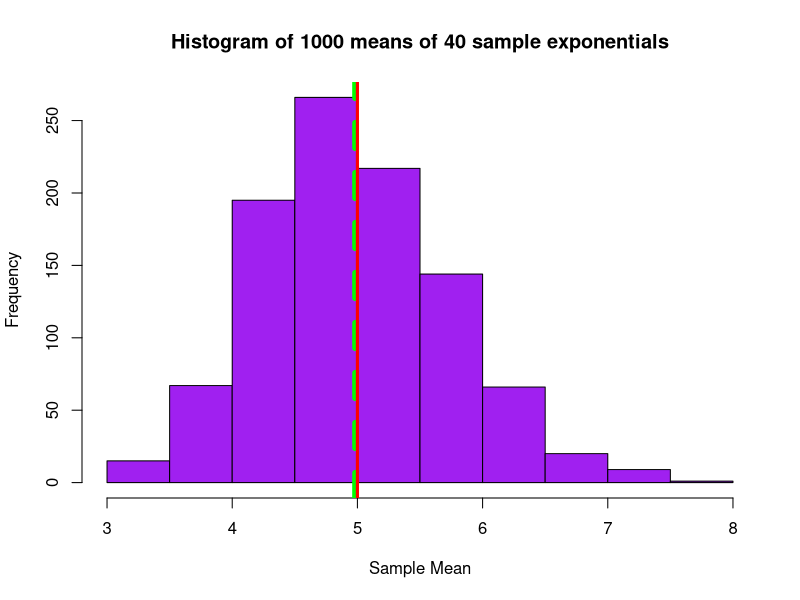
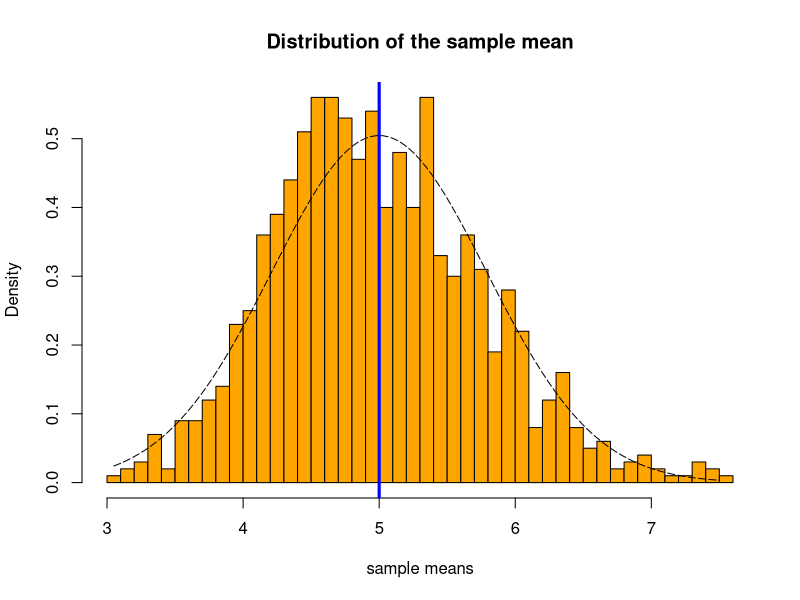

Generate these figures, in order, with R:
## ---- chunk 1
lambda <- .2
samples <- 40
simulations <- 1000
set.seed(7)
library(ggplot2)
## ---- chunk 2
simulatedData <- replicate(simulations, rexp(samples, rate = lambda))
## ---- chunk 3
meansData <- apply(simulatedData, 2, mean)
sampleMean <- mean(meansData)
sampleMean
theoreticalMean <- 1/lambda

sampleVar <- var(meansData)
sampleVar
theoreticalVar <- (1/lambda)^2 / samples
## ---- chunk 4
hist(meansData, col="purple", main="Histogram of 1000 means of 40 sample exponentials",
     xlab="Sample Mean", ylab="Frequency")
abline(v=sampleMean, col="green", lwd=6, lty=2);
abline(v=theoreticalMean, col="red", lwd=3)
## ---- chunk 5
xfit <- seq(min(meansData), max(meansData), length=100)
yfit <- dnorm(xfit, mean=1/lambda, sd=((1/lambda)/sqrt(samples)))
hist(meansData,breaks=samples,prob=T,col="orange",xlab = "sample means",main="Distribution of the sample mean",ylab="Density")
lines(xfit, yfit, pch=22, col="black", lty=5)
lines(abline(v=theoreticalMean, col="blue", lwd=3))
